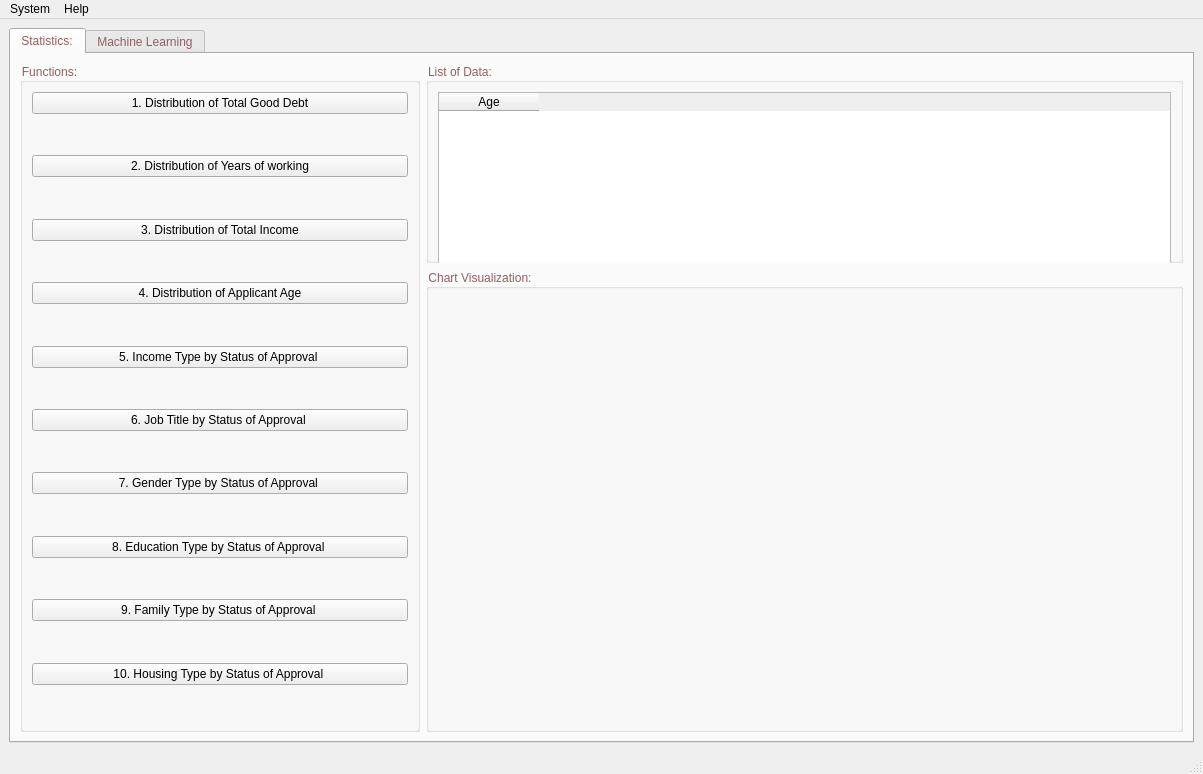
<?xml version="1.0" encoding="UTF-8"?>
<ui version="4.0">
 <class>MainWindow</class>
 <widget class="QMainWindow" name="MainWindow">
  <property name="geometry">
   <rect>
    <x>0</x>
    <y>0</y>
    <width>1203</width>
    <height>774</height>
   </rect>
  </property>
  <property name="windowTitle">
   <string>Machine Learning</string>
  </property>
  <property name="windowIcon">
   <iconset>
    <normaloff>../Images/LOGO.png</normaloff>../Images/LOGO.png</iconset>
  </property>
  <widget class="QWidget" name="centralwidget">
   <layout class="QVBoxLayout" name="verticalLayout_2">
    <item>
     <widget class="QTabWidget" name="tabWidget">
      <property name="styleSheet">
       <string notr="true">font: 81 12pt &quot;Montserrat ExtraBold&quot;;
color: rgb(147, 94, 93);</string>
      </property>
      <property name="currentIndex">
       <number>0</number>
      </property>
      <widget class="QWidget" name="tab">
       <attribute name="title">
        <string>Statistics:</string>
       </attribute>
       <layout class="QVBoxLayout" name="verticalLayout">
        <item>
         <layout class="QGridLayout" name="gridLayout">
          <item row="0" column="1">
           <widget class="QGroupBox" name="groupBox_3">
            <property name="minimumSize">
             <size>
              <width>0</width>
              <height>200</height>
             </size>
            </property>
            <property name="maximumSize">
             <size>
              <width>16777215</width>
              <height>200</height>
             </size>
            </property>
            <property name="baseSize">
             <size>
              <width>0</width>
              <height>200</height>
             </size>
            </property>
            <property name="styleSheet">
             <string notr="true">font: 81 12pt &quot;Montserrat ExtraBold&quot;;
color: rgb(147, 94, 93);</string>
            </property>
            <property name="title">
             <string>List of Data:</string>
            </property>
            <layout class="QVBoxLayout" name="verticalLayout_4">
             <item>
              <widget class="QTableWidget" name="tableWidgetStatistic">
               <property name="minimumSize">
                <size>
                 <width>0</width>
                 <height>180</height>
                </size>
               </property>
               <property name="maximumSize">
                <size>
                 <width>16777215</width>
                 <height>180</height>
                </size>
               </property>
               <property name="baseSize">
                <size>
                 <width>0</width>
                 <height>180</height>
                </size>
               </property>
               <property name="styleSheet">
                <string notr="true">color: rgb(0, 0, 0);
font: 63 12pt &quot;Montserrat SemiBold&quot;;
</string>
               </property>
               <column>
                <property name="text">
                 <string>Age</string>
                </property>
               </column>
              </widget>
             </item>
            </layout>
           </widget>
          </item>
          <item row="0" column="0" rowspan="2">
           <widget class="QGroupBox" name="groupBox">
            <property name="minimumSize">
             <size>
              <width>400</width>
              <height>0</height>
             </size>
            </property>
            <property name="maximumSize">
             <size>
              <width>400</width>
              <height>16777215</height>
             </size>
            </property>
            <property name="baseSize">
             <size>
              <width>400</width>
              <height>0</height>
             </size>
            </property>
            <property name="styleSheet">
             <string notr="true">font: 81 12pt &quot;Montserrat ExtraBold&quot;;
color: rgb(147, 94, 93);</string>
            </property>
            <property name="title">
             <string>Functions:</string>
            </property>
            <layout class="QVBoxLayout" name="verticalLayout_6">
             <item>
              <layout class="QVBoxLayout" name="verticalLayoutFunctions">
               <item>
                <widget class="QPushButton" name="pushButtonDistributionOfTotalGoodDebt">
                 <property name="styleSheet">
                  <string notr="true">color: rgb(0, 0, 0);
font: 57 12pt &quot;Montserrat SemiBold&quot;;</string>
                 </property>
                 <property name="text">
                  <string>1. Distribution of Total Good Debt</string>
                 </property>
                </widget>
               </item>
               <item>
                <spacer name="verticalSpacer_3">
                 <property name="orientation">
                  <enum>Qt::Vertical</enum>
                 </property>
                 <property name="sizeHint" stdset="0">
                  <size>
                   <width>20</width>
                   <height>40</height>
                  </size>
                 </property>
                </spacer>
               </item>
               <item>
                <widget class="QPushButton" name="pushButtonDistributionOfYearOfWorking">
                 <property name="styleSheet">
                  <string notr="true">color: rgb(0, 0, 0);
font: 57 12pt &quot;Montserrat SemiBold&quot;;</string>
                 </property>
                 <property name="text">
                  <string>2. Distribution of Years of working</string>
                 </property>
                </widget>
               </item>
               <item>
                <spacer name="verticalSpacer_4">
                 <property name="orientation">
                  <enum>Qt::Vertical</enum>
                 </property>
                 <property name="sizeHint" stdset="0">
                  <size>
                   <width>20</width>
                   <height>40</height>
                  </size>
                 </property>
                </spacer>
               </item>
               <item>
                <widget class="QPushButton" name="pushButtonDistributionOfTotalIncome">
                 <property name="styleSheet">
                  <string notr="true">color: rgb(0, 0, 0);
font: 57 12pt &quot;Montserrat SemiBold&quot;;</string>
                 </property>
                 <property name="text">
                  <string>3. Distribution of Total Income</string>
                 </property>
                </widget>
               </item>
               <item>
                <spacer name="verticalSpacer_5">
                 <property name="orientation">
                  <enum>Qt::Vertical</enum>
                 </property>
                 <property name="sizeHint" stdset="0">
                  <size>
                   <width>20</width>
                   <height>40</height>
                  </size>
                 </property>
                </spacer>
               </item>
               <item>
                <widget class="QPushButton" name="pushButtonDistributionOfApplicantAge">
                 <property name="styleSheet">
                  <string notr="true">color: rgb(0, 0, 0);
font: 57 12pt &quot;Montserrat SemiBold&quot;;</string>
                 </property>
                 <property name="text">
                  <string>4. Distribution of Applicant Age</string>
                 </property>
                </widget>
               </item>
               <item>
                <spacer name="verticalSpacer_6">
                 <property name="orientation">
                  <enum>Qt::Vertical</enum>
                 </property>
                 <property name="sizeHint" stdset="0">
                  <size>
                   <width>20</width>
                   <height>40</height>
                  </size>
                 </property>
                </spacer>
               </item>
               <item>
                <widget class="QPushButton" name="pushButtonIncomeTypeByStatusOfApproval">
                 <property name="styleSheet">
                  <string notr="true">color: rgb(0, 0, 0);
font: 57 12pt &quot;Montserrat SemiBold&quot;;</string>
                 </property>
                 <property name="text">
                  <string>5. Income Type by Status of Approval </string>
                 </property>
                </widget>
               </item>
               <item>
                <spacer name="verticalSpacer_7">
                 <property name="orientation">
                  <enum>Qt::Vertical</enum>
                 </property>
                 <property name="sizeHint" stdset="0">
                  <size>
                   <width>20</width>
                   <height>40</height>
                  </size>
                 </property>
                </spacer>
               </item>
               <item>
                <widget class="QPushButton" name="pushButtonJobTitleByStatusOfApproval">
                 <property name="styleSheet">
                  <string notr="true">color: rgb(0, 0, 0);
font: 57 12pt &quot;Montserrat SemiBold&quot;;</string>
                 </property>
                 <property name="text">
                  <string>6. Job Title by Status of Approval </string>
                 </property>
                </widget>
               </item>
               <item>
                <spacer name="verticalSpacer_8">
                 <property name="orientation">
                  <enum>Qt::Vertical</enum>
                 </property>
                 <property name="sizeHint" stdset="0">
                  <size>
                   <width>20</width>
                   <height>40</height>
                  </size>
                 </property>
                </spacer>
               </item>
               <item>
                <widget class="QPushButton" name="pushButtonGenderTypeByStatusOfApproval">
                 <property name="styleSheet">
                  <string notr="true">color: rgb(0, 0, 0);
font: 57 12pt &quot;Montserrat SemiBold&quot;;</string>
                 </property>
                 <property name="text">
                  <string>7. Gender Type by Status of Approval </string>
                 </property>
                </widget>
               </item>
               <item>
                <spacer name="verticalSpacer_9">
                 <property name="orientation">
                  <enum>Qt::Vertical</enum>
                 </property>
                 <property name="sizeHint" stdset="0">
                  <size>
                   <width>20</width>
                   <height>40</height>
                  </size>
                 </property>
                </spacer>
               </item>
               <item>
                <widget class="QPushButton" name="pushButtonEducationTypeByStatusOfApproval">
                 <property name="styleSheet">
                  <string notr="true">color: rgb(0, 0, 0);
font: 57 12pt &quot;Montserrat SemiBold&quot;;</string>
                 </property>
                 <property name="text">
                  <string>8. Education Type by Status of Approval </string>
                 </property>
                </widget>
               </item>
               <item>
                <spacer name="verticalSpacer_10">
                 <property name="orientation">
                  <enum>Qt::Vertical</enum>
                 </property>
                 <property name="sizeHint" stdset="0">
                  <size>
                   <width>20</width>
                   <height>40</height>
                  </size>
                 </property>
                </spacer>
               </item>
               <item>
                <widget class="QPushButton" name="pushButtonFamilyTypeByStatusOfApproval">
                 <property name="styleSheet">
                  <string notr="true">color: rgb(0, 0, 0);
font: 57 12pt &quot;Montserrat SemiBold&quot;;</string>
                 </property>
                 <property name="text">
                  <string>9. Family Type by Status of Approval </string>
                 </property>
                </widget>
               </item>
               <item>
                <spacer name="verticalSpacer_11">
                 <property name="orientation">
                  <enum>Qt::Vertical</enum>
                 </property>
                 <property name="sizeHint" stdset="0">
                  <size>
                   <width>20</width>
                   <height>40</height>
                  </size>
                 </property>
                </spacer>
               </item>
               <item>
                <widget class="QPushButton" name="pushButtonHousingTypeByStatusOfApproval">
                 <property name="styleSheet">
                  <string notr="true">color: rgb(0, 0, 0);
font: 57 12pt &quot;Montserrat SemiBold&quot;;</string>
                 </property>
                 <property name="text">
                  <string>10. Housing Type by Status of Approval </string>
                 </property>
                </widget>
               </item>
               <item>
                <spacer name="verticalSpacer_2">
                 <property name="orientation">
                  <enum>Qt::Vertical</enum>
                 </property>
                 <property name="sizeHint" stdset="0">
                  <size>
                   <width>20</width>
                   <height>40</height>
                  </size>
                 </property>
                </spacer>
               </item>
              </layout>
             </item>
            </layout>
           </widget>
          </item>
          <item row="1" column="1">
           <widget class="QGroupBox" name="groupBox_4">
            <property name="styleSheet">
             <string notr="true">font: 81 12pt &quot;Montserrat ExtraBold&quot;;
color: rgb(147, 94, 93);</string>
            </property>
            <property name="title">
             <string>Chart Visualization:</string>
            </property>
            <layout class="QVBoxLayout" name="verticalLayout_3">
             <item>
              <layout class="QVBoxLayout" name="verticalLayoutPlot"/>
             </item>
            </layout>
           </widget>
          </item>
         </layout>
        </item>
       </layout>
      </widget>
      <widget class="QWidget" name="tab_2">
       <attribute name="title">
        <string>Machine Learning</string>
       </attribute>
       <widget class="QGroupBox" name="groupBox_2">
        <property name="geometry">
         <rect>
          <x>20</x>
          <y>60</y>
          <width>301</width>
          <height>201</height>
         </rect>
        </property>
        <property name="minimumSize">
         <size>
          <width>150</width>
          <height>100</height>
         </size>
        </property>
        <property name="title">
         <string>INPUT: Independent variables:</string>
        </property>
        <layout class="QVBoxLayout" name="verticalLayout_7">
         <item>
          <widget class="QListWidget" name="listWidgetIndependentVariables"/>
         </item>
        </layout>
       </widget>
       <widget class="QGroupBox" name="groupBox_5">
        <property name="geometry">
         <rect>
          <x>340</x>
          <y>60</y>
          <width>301</width>
          <height>201</height>
         </rect>
        </property>
        <property name="minimumSize">
         <size>
          <width>150</width>
          <height>150</height>
         </size>
        </property>
        <property name="title">
         <string>TARGET: dependent variables:</string>
        </property>
        <layout class="QVBoxLayout" name="verticalLayout_8">
         <item>
          <widget class="QListWidget" name="listWidgetDependentVariables"/>
         </item>
        </layout>
       </widget>
       <widget class="QLabel" name="label_3">
        <property name="geometry">
         <rect>
          <x>30</x>
          <y>270</y>
          <width>91</width>
          <height>31</height>
         </rect>
        </property>
        <property name="styleSheet">
         <string notr="true">font: 81 12pt &quot;Montserrat ExtraBold&quot;;
color: rgb(0, 0, 0);</string>
        </property>
        <property name="text">
         <string>Test Size:</string>
        </property>
       </widget>
       <widget class="QLineEdit" name="lineEditTestSize">
        <property name="geometry">
         <rect>
          <x>170</x>
          <y>270</y>
          <width>91</width>
          <height>31</height>
         </rect>
        </property>
        <property name="styleSheet">
         <string notr="true">font: 81 12pt &quot;Montserrat ExtraBold&quot;;
background-color: rgb(255, 255, 255);
color: rgb(0, 0, 0);</string>
        </property>
        <property name="text">
         <string>20</string>
        </property>
       </widget>
       <widget class="QLabel" name="label_4">
        <property name="geometry">
         <rect>
          <x>266</x>
          <y>270</y>
          <width>51</width>
          <height>31</height>
         </rect>
        </property>
        <property name="styleSheet">
         <string notr="true">font: 81 12pt &quot;Montserrat ExtraBold&quot;;
color: rgb(0, 0, 0);</string>
        </property>
        <property name="text">
         <string>%</string>
        </property>
       </widget>
       <widget class="QLabel" name="label_5">
        <property name="geometry">
         <rect>
          <x>30</x>
          <y>310</y>
          <width>151</width>
          <height>31</height>
         </rect>
        </property>
        <property name="styleSheet">
         <string notr="true">font: 81 12pt &quot;Montserrat ExtraBold&quot;;
color: rgb(0, 0, 0);</string>
        </property>
        <property name="text">
         <string>Random State:</string>
        </property>
       </widget>
       <widget class="QLineEdit" name="lineEditRandomState">
        <property name="geometry">
         <rect>
          <x>170</x>
          <y>310</y>
          <width>91</width>
          <height>31</height>
         </rect>
        </property>
        <property name="styleSheet">
         <string notr="true">font: 81 12pt &quot;Montserrat ExtraBold&quot;;
background-color: rgb(255, 255, 255);
color: rgb(0, 0, 0);</string>
        </property>
        <property name="text">
         <string>0</string>
        </property>
       </widget>
       <widget class="QLabel" name="label_6">
        <property name="geometry">
         <rect>
          <x>30</x>
          <y>10</y>
          <width>141</width>
          <height>31</height>
         </rect>
        </property>
        <property name="styleSheet">
         <string notr="true">font: 81 12pt &quot;Montserrat ExtraBold&quot;;
color: rgb(0, 0, 0);</string>
        </property>
        <property name="text">
         <string>Pick Dataset:</string>
        </property>
       </widget>
       <widget class="QComboBox" name="comboBoxDataset">
        <property name="geometry">
         <rect>
          <x>160</x>
          <y>11</y>
          <width>241</width>
          <height>31</height>
         </rect>
        </property>
        <property name="styleSheet">
         <string notr="true">font: 81 12pt &quot;Montserrat ExtraBold&quot;;
color: rgb(0, 0, 0);</string>
        </property>
       </widget>
       <widget class="QPushButton" name="pushButton">
        <property name="geometry">
         <rect>
          <x>170</x>
          <y>350</y>
          <width>91</width>
          <height>31</height>
         </rect>
        </property>
        <property name="styleSheet">
         <string notr="true">color: rgb(0, 0, 0);</string>
        </property>
        <property name="text">
         <string>Train</string>
        </property>
       </widget>
      </widget>
     </widget>
    </item>
   </layout>
  </widget>
  <widget class="QMenuBar" name="menubar">
   <property name="geometry">
    <rect>
     <x>0</x>
     <y>0</y>
     <width>1203</width>
     <height>21</height>
    </rect>
   </property>
   <widget class="QMenu" name="menuSystem">
    <property name="autoFillBackground">
     <bool>false</bool>
    </property>
    <property name="tearOffEnabled">
     <bool>false</bool>
    </property>
    <property name="title">
     <string>System</string>
    </property>
    <property name="separatorsCollapsible">
     <bool>true</bool>
    </property>
    <property name="toolTipsVisible">
     <bool>true</bool>
    </property>
    <addaction name="separator"/>
    <addaction name="separator"/>
    <addaction name="separator"/>
    <addaction name="separator"/>
    <addaction name="separator"/>
    <addaction name="separator"/>
    <addaction name="separator"/>
    <addaction name="separator"/>
    <addaction name="separator"/>
    <addaction name="separator"/>
    <addaction name="separator"/>
    <addaction name="separator"/>
    <addaction name="separator"/>
    <addaction name="actionLogin"/>
    <addaction name="separator"/>
    <addaction name="separator"/>
    <addaction name="actionSave_Model"/>
    <addaction name="separator"/>
    <addaction name="actionLoad_Trained_Model"/>
    <addaction name="separator"/>
    <addaction name="actionExit_2"/>
   </widget>
   <widget class="QMenu" name="menuHelp">
    <property name="title">
     <string>Help</string>
    </property>
    <addaction name="actionInstructions"/>
    <addaction name="separator"/>
    <addaction name="actionAbout"/>
   </widget>
   <addaction name="menuSystem"/>
   <addaction name="menuHelp"/>
  </widget>
  <widget class="QStatusBar" name="statusbar"/>
  <action name="actionConnection">
   <property name="icon">
    <iconset>
     <normaloff>../Images/ic_connection.png</normaloff>../Images/ic_connection.png</iconset>
   </property>
   <property name="text">
    <string>Connect Database</string>
   </property>
   <property name="shortcut">
    <string>Ctrl+D</string>
   </property>
  </action>
  <action name="actionSave_trained_Machine_Learning_Model">
   <property name="icon">
    <iconset>
     <normaloff>../Images/ic_save.png</normaloff>../Images/ic_save.png</iconset>
   </property>
   <property name="text">
    <string>Save trained ML Model</string>
   </property>
   <property name="shortcut">
    <string>Ctrl+S</string>
   </property>
  </action>
  <action name="actionLoad_trained_Machine_Learning_Model">
   <property name="icon">
    <iconset>
     <normaloff>../Images/ic_load.png</normaloff>../Images/ic_load.png</iconset>
   </property>
   <property name="text">
    <string>Load trained ML Model</string>
   </property>
   <property name="shortcut">
    <string>Ctrl+O</string>
   </property>
  </action>
  <action name="actionExit">
   <property name="icon">
    <iconset>
     <normaloff>../Images/ic_shutdown.png</normaloff>../Images/ic_shutdown.png</iconset>
   </property>
   <property name="text">
    <string>Exit</string>
   </property>
   <property name="shortcut">
    <string>Esc</string>
   </property>
  </action>
  <action name="actionInstructions">
   <property name="icon">
    <iconset>
     <normaloff>../Images/ic_instruction.png</normaloff>../Images/ic_instruction.png</iconset>
   </property>
   <property name="text">
    <string>Instructions</string>
   </property>
  </action>
  <action name="actionAbout">
   <property name="icon">
    <iconset>
     <normaloff>../Images/ic_about.png</normaloff>../Images/ic_about.png</iconset>
   </property>
   <property name="text">
    <string>About</string>
   </property>
  </action>
  <action name="actionRegister">
   <property name="text">
    <string>Register</string>
   </property>
  </action>
  <action name="actionRegister_2">
   <property name="icon">
    <iconset>
     <normaloff>../Images/new.png</normaloff>../Images/new.png</iconset>
   </property>
   <property name="text">
    <string>Register</string>
   </property>
  </action>
  <action name="actionSave_Model">
   <property name="icon">
    <iconset>
     <normaloff>../Images/ic_save.png</normaloff>../Images/ic_save.png</iconset>
   </property>
   <property name="text">
    <string>Save Model</string>
   </property>
  </action>
  <action name="actionLoad_Trained_Model">
   <property name="icon">
    <iconset>
     <normaloff>../Images/ic_load.png</normaloff>../Images/ic_load.png</iconset>
   </property>
   <property name="text">
    <string>Load Trained Model</string>
   </property>
  </action>
  <action name="actionExit_2">
   <property name="icon">
    <iconset>
     <normaloff>../Images/ic_shutdown.png</normaloff>../Images/ic_shutdown.png</iconset>
   </property>
   <property name="text">
    <string>Exit</string>
   </property>
  </action>
  <action name="actionLogIn">
   <property name="icon">
    <iconset>
     <normaloff>../Images/ic_statistic_gender.png</normaloff>../Images/ic_statistic_gender.png</iconset>
   </property>
   <property name="text">
    <string>Log in</string>
   </property>
  </action>
  <action name="actionRegister_3">
   <property name="icon">
    <iconset>
     <normaloff>../Images/new.png</normaloff>../Images/new.png</iconset>
   </property>
   <property name="text">
    <string>Register</string>
   </property>
  </action>
  <action name="actionLogin">
   <property name="icon">
    <iconset>
     <normaloff>../Images/LOGO.png</normaloff>../Images/LOGO.png</iconset>
   </property>
   <property name="text">
    <string>Login</string>
   </property>
  </action>
 </widget>
 <resources/>
 <connections>
  <connection>
   <sender>actionExit</sender>
   <signal>triggered()</signal>
   <receiver>MainWindow</receiver>
   <slot>close()</slot>
   <hints>
    <hint type="sourcelabel">
     <x>-1</x>
     <y>-1</y>
    </hint>
    <hint type="destinationlabel">
     <x>445</x>
     <y>328</y>
    </hint>
   </hints>
  </connection>
 </connections>
</ui>
